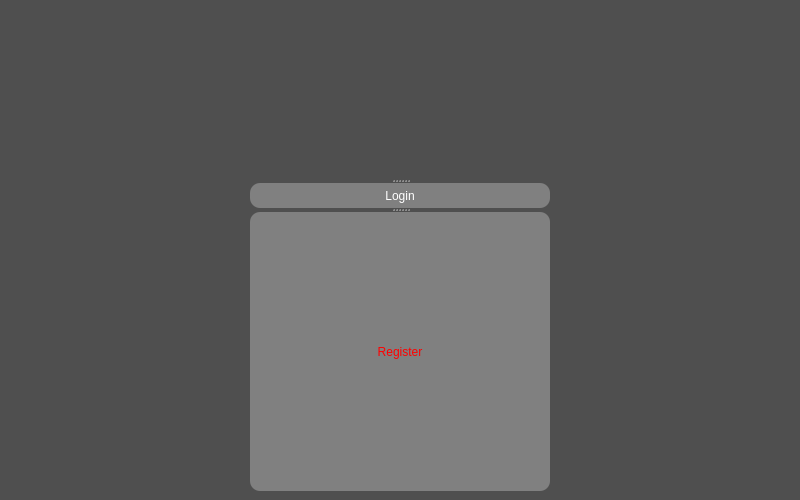
<?xml version="1.0" encoding="UTF-8"?>
<ui version="4.0">
 <class>FirstScreen</class>
 <widget class="QMainWindow" name="FirstScreen">
  <property name="geometry">
   <rect>
    <x>0</x>
    <y>0</y>
    <width>800</width>
    <height>500</height>
   </rect>
  </property>
  <property name="maximumSize">
   <size>
    <width>800</width>
    <height>500</height>
   </size>
  </property>
  <property name="windowTitle">
   <string>FirstScreen</string>
  </property>
  <property name="toolTip">
   <string>&lt;!DOCTYPE HTML PUBLIC &quot;-//W3C//DTD HTML 4.0//EN&quot; &quot;http://www.w3.org/TR/REC-html40/strict.dtd&quot;&gt;
&lt;html&gt;&lt;head&gt;&lt;meta name=&quot;qrichtext&quot; content=&quot;1&quot; /&gt;&lt;meta charset=&quot;utf-8&quot; /&gt;&lt;style type=&quot;text/css&quot;&gt;
&lt;/style&gt;&lt;/head&gt;&lt;body style=&quot; font-family:'Segoe UI'; font-size:9pt; font-weight:400; font-style:normal;&quot;&gt;
&lt;p style=&quot;-qt-paragraph-type:empty; margin-top:12px; margin-bottom:12px; margin-left:0px; margin-right:0px; -qt-block-indent:0; text-indent:0px;&quot;&gt;&lt;br /&gt;&lt;/p&gt;&lt;/body&gt;&lt;/html&gt;</string>
  </property>
  <property name="whatsThis">
   <string/>
  </property>
  <property name="styleSheet">
   <string notr="true">background-color:rgb(79, 79, 79)</string>
  </property>
  <widget class="QWidget" name="widget">
   <property name="toolTip">
    <string>&lt;!DOCTYPE HTML PUBLIC &quot;-//W3C//DTD HTML 4.0//EN&quot; &quot;http://www.w3.org/TR/REC-html40/strict.dtd&quot;&gt;
&lt;html&gt;&lt;head&gt;&lt;meta name=&quot;qrichtext&quot; content=&quot;1&quot; /&gt;&lt;meta charset=&quot;utf-8&quot; /&gt;&lt;style type=&quot;text/css&quot;&gt;
p, li { white-space: pre-wrap; }
&lt;/style&gt;&lt;/head&gt;&lt;body style=&quot; font-family:'Segoe UI'; font-size:9pt; font-weight:400; font-style:normal;&quot;&gt;
&lt;p style=&quot;-qt-paragraph-type:empty; margin-top:0px; margin-bottom:0px; margin-left:0px; margin-right:0px; -qt-block-indent:0; text-indent:0px;&quot;&gt;&lt;br /&gt;&lt;/p&gt;&lt;/body&gt;&lt;/html&gt;</string>
   </property>
   <property name="whatsThis">
    <string/>
   </property>
   <property name="styleSheet">
    <string notr="true"/>
   </property>
   <layout class="QHBoxLayout" name="horizontalLayout">
    <item>
     <widget class="QSplitter" name="splitter">
      <property name="toolTip">
       <string>&lt;!DOCTYPE HTML PUBLIC &quot;-//W3C//DTD HTML 4.0//EN&quot; &quot;http://www.w3.org/TR/REC-html40/strict.dtd&quot;&gt;
&lt;html&gt;&lt;head&gt;&lt;meta name=&quot;qrichtext&quot; content=&quot;1&quot; /&gt;&lt;meta charset=&quot;utf-8&quot; /&gt;&lt;style type=&quot;text/css&quot;&gt;
p, li { white-space: pre-wrap; }
&lt;/style&gt;&lt;/head&gt;&lt;body style=&quot; font-family:'Segoe UI'; font-size:9pt; font-weight:400; font-style:normal;&quot;&gt;
&lt;p style=&quot;-qt-paragraph-type:empty; margin-top:0px; margin-bottom:0px; margin-left:0px; margin-right:0px; -qt-block-indent:0; text-indent:0px;&quot;&gt;&lt;br /&gt;&lt;/p&gt;&lt;/body&gt;&lt;/html&gt;</string>
      </property>
      <property name="orientation">
       <enum>Qt::Vertical</enum>
      </property>
      <widget class="QLabel" name="label">
       <property name="toolTip">
        <string>&lt;!DOCTYPE HTML PUBLIC &quot;-//W3C//DTD HTML 4.0//EN&quot; &quot;http://www.w3.org/TR/REC-html40/strict.dtd&quot;&gt;
&lt;html&gt;&lt;head&gt;&lt;meta name=&quot;qrichtext&quot; content=&quot;1&quot; /&gt;&lt;meta charset=&quot;utf-8&quot; /&gt;&lt;style type=&quot;text/css&quot;&gt;
p, li { white-space: pre-wrap; }
&lt;/style&gt;&lt;/head&gt;&lt;body style=&quot; font-family:'Segoe UI'; font-size:9pt; font-weight:400; font-style:normal;&quot;&gt;
&lt;p style=&quot;-qt-paragraph-type:empty; margin-top:0px; margin-bottom:0px; margin-left:0px; margin-right:0px; -qt-block-indent:0; text-indent:0px;&quot;&gt;&lt;br /&gt;&lt;/p&gt;&lt;/body&gt;&lt;/html&gt;</string>
       </property>
       <property name="whatsThis">
        <string/>
       </property>
       <property name="styleSheet">
        <string notr="true">image: url(:/img/LOGO.png);</string>
       </property>
       <property name="text">
        <string/>
       </property>
      </widget>
      <widget class="QPushButton" name="loginButton">
       <property name="maximumSize">
        <size>
         <width>300</width>
         <height>25</height>
        </size>
       </property>
       <property name="mouseTracking">
        <bool>true</bool>
       </property>
       <property name="toolTip">
        <string>&lt;!DOCTYPE HTML PUBLIC &quot;-//W3C//DTD HTML 4.0//EN&quot; &quot;http://www.w3.org/TR/REC-html40/strict.dtd&quot;&gt;
&lt;html&gt;&lt;head&gt;&lt;meta name=&quot;qrichtext&quot; content=&quot;1&quot; /&gt;&lt;meta charset=&quot;utf-8&quot; /&gt;&lt;style type=&quot;text/css&quot;&gt;
p, li { white-space: pre-wrap; }
&lt;/style&gt;&lt;/head&gt;&lt;body style=&quot; font-family:'Segoe UI'; font-size:9pt; font-weight:400; font-style:normal;&quot;&gt;
&lt;p style=&quot;-qt-paragraph-type:empty; margin-top:0px; margin-bottom:0px; margin-left:0px; margin-right:0px; -qt-block-indent:0; text-indent:0px;&quot;&gt;&lt;br /&gt;&lt;/p&gt;&lt;/body&gt;&lt;/html&gt;</string>
       </property>
       <property name="styleSheet">
        <string notr="true">QPushButton{
background-color: grey;
color: white;
border-style:outset;
border-radius:10px;
border-color:grey;
}
QPushButton:hover{
background-color: rgb(85, 85, 127);
color: white;
border-style:outset;
border-radius:10px;
border-color:grey;
}
QPushButton:pressd{
background-color: rgb(85, 85, 127);
color: white;
border-style:outset;
border-radius:10px;
border-color:grey;
border-left: 1px solid black;
border-right: 1px solid black;
border-bottom: 1px solid black;
border-upper: 1px solid black;
}</string>
       </property>
       <property name="text">
        <string>Login</string>
       </property>
      </widget>
      <widget class="QPushButton" name="registerButton">
       <property name="enabled">
        <bool>true</bool>
       </property>
       <property name="toolTip">
        <string>&lt;!DOCTYPE HTML PUBLIC &quot;-//W3C//DTD HTML 4.0//EN&quot; &quot;http://www.w3.org/TR/REC-html40/strict.dtd&quot;&gt;
&lt;html&gt;&lt;head&gt;&lt;meta name=&quot;qrichtext&quot; content=&quot;1&quot; /&gt;&lt;meta charset=&quot;utf-8&quot; /&gt;&lt;style type=&quot;text/css&quot;&gt;
p, li { white-space: pre-wrap; }
&lt;/style&gt;&lt;/head&gt;&lt;body style=&quot; font-family:'Segoe UI'; font-size:9pt; font-weight:400; font-style:normal;&quot;&gt;
&lt;p style=&quot;-qt-paragraph-type:empty; margin-top:0px; margin-bottom:0px; margin-left:0px; margin-right:0px; -qt-block-indent:0; text-indent:0px;&quot;&gt;&lt;br /&gt;&lt;/p&gt;&lt;/body&gt;&lt;/html&gt;</string>
       </property>
       <property name="styleSheet">
        <string notr="true">QPushButton{
background-color: grey;
color: rgb(255, 0, 0);
border-radius:10px;
height:23px;
width:150px;
}
QPushButton:hover{
background-color: rgb(255, 255, 255);
color: rgb(255, 0, 0);
border-radius:10px;
height:23px;
width:150px;
}
</string>
       </property>
       <property name="text">
        <string>Register</string>
       </property>
      </widget>
     </widget>
    </item>
   </layout>
  </widget>
 </widget>
 <resources/>
 <connections/>
</ui>
